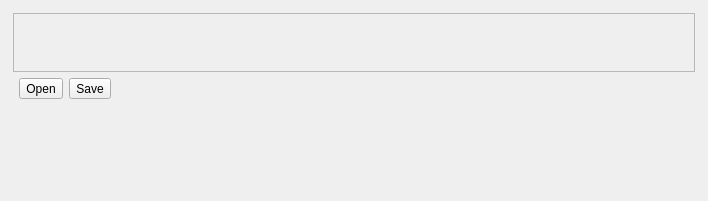
                       <widget class="QWidget" name="TabLABTextureCurve">
                        <property name="geometry">
                         <rect>
                          <x>0</x>
                          <y>0</y>
                          <width>708</width>
                          <height>201</height>
                         </rect>
                        </property>
                        <attribute name="label">
                         <string>Texture curve (*)</string>
                        </attribute>
                        <layout class="QVBoxLayout" name="verticalLayout_90">
                         <item>
                          <widget class="QWidget" name="TextureCurve" native="true">
                           <layout class="QVBoxLayout" name="verticalLayout_207">
                            <property name="margin">
                             <number>2</number>
                            </property>
                            <item>
                             <widget class="QFrame" name="TextureCurveCentralWidget">
                              <property name="sizePolicy">
                               <sizepolicy hsizetype="Expanding" vsizetype="Expanding">
                                <horstretch>0</horstretch>
                                <verstretch>0</verstretch>
                               </sizepolicy>
                              </property>
                              <property name="minimumSize">
                               <size>
                                <width>20</width>
                                <height>20</height>
                               </size>
                              </property>
                              <property name="autoFillBackground">
                               <bool>true</bool>
                              </property>
                              <property name="frameShape">
                               <enum>QFrame::StyledPanel</enum>
                              </property>
                              <property name="frameShadow">
                               <enum>QFrame::Sunken</enum>
                              </property>
                             </widget>
                            </item>
                            <item>
                             <widget class="QWidget" name="widget_116" native="true">
                              <layout class="QHBoxLayout" name="horizontalLayout_68">
                               <property name="sizeConstraint">
                                <enum>QLayout::SetFixedSize</enum>
                               </property>
                               <property name="margin">
                                <number>0</number>
                               </property>
                               <item>
                                <widget class="QWidget" name="CurveTextureWidget" native="true"/>
                               </item>
                               <item>
                                <widget class="QToolButton" name="CurveTextureOpenButton">
                                 <property name="toolTip">
                                  <string>Open</string>
                                 </property>
                                 <property name="text">
                                  <string>Open</string>
                                 </property>
                                 <property name="icon">
                                  <iconset resource="../photivo.qrc">
                                   <normaloff>:/photivo/Icons/folder_grey_open.png</normaloff>:/photivo/Icons/folder_grey_open.png</iconset>
                                 </property>
                                 <property name="iconSize">
                                  <size>
                                   <width>16</width>
                                   <height>16</height>
                                  </size>
                                 </property>
                                 <property name="toolButtonStyle">
                                  <enum>Qt::ToolButtonIconOnly</enum>
                                 </property>
                                </widget>
                               </item>
                               <item>
                                <widget class="QToolButton" name="CurveTextureSaveButton">
                                 <property name="toolTip">
                                  <string>Save</string>
                                 </property>
                                 <property name="text">
                                  <string>Save</string>
                                 </property>
                                 <property name="icon">
                                  <iconset resource="../photivo.qrc">
                                   <normaloff>:/photivo/Icons/filesave.png</normaloff>:/photivo/Icons/filesave.png</iconset>
                                 </property>
                                 <property name="iconSize">
                                  <size>
                                   <width>16</width>
                                   <height>16</height>
                                  </size>
                                 </property>
                                 <property name="toolButtonStyle">
                                  <enum>Qt::ToolButtonIconOnly</enum>
                                 </property>
                                </widget>
                               </item>
                               <item>
                                <spacer name="TextureCurveTabHorizontalSpacer">
                                 <property name="orientation">
                                  <enum>Qt::Horizontal</enum>
                                 </property>
                                 <property name="sizeType">
                                  <enum>QSizePolicy::Expanding</enum>
                                 </property>
                                 <property name="sizeHint" stdset="0">
                                  <size>
                                   <width>5</width>
                                   <height>20</height>
                                  </size>
                                 </property>
                                </spacer>
                               </item>
                              </layout>
                             </widget>
                            </item>
                           </layout>
                          </widget>
                         </item>
                         <item>
                          <spacer name="verticalSpacer_105">
                           <property name="orientation">
                            <enum>Qt::Vertical</enum>
                           </property>
                           <property name="sizeHint" stdset="0">
                            <size>
                             <width>20</width>
                             <height>40</height>
                            </size>
                           </property>
                          </spacer>
                         </item>
                        </layout>
                       </widget>
